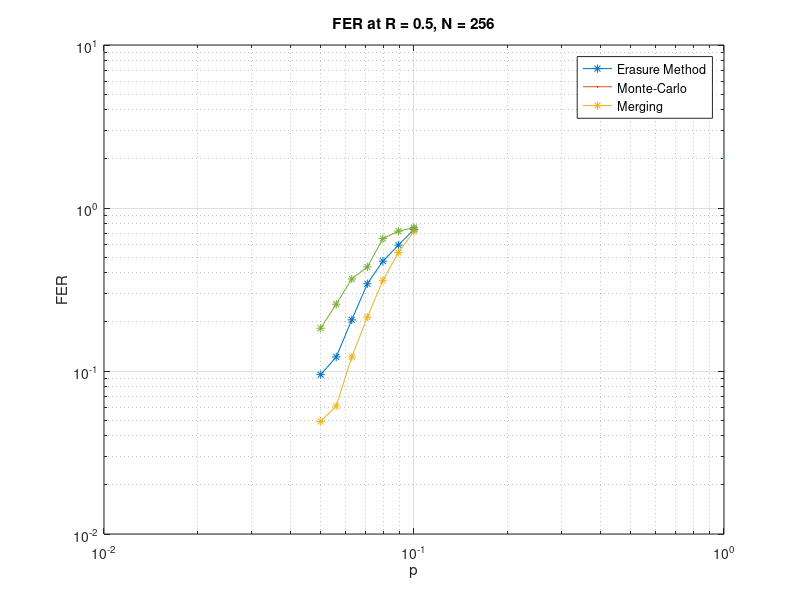

Write MATLAB code to recreate this figure.
clc
clear all;
close all;

% N = 256
p_range = logspace(log10(0.05),log10(0.1),7);

BER_em = [0.0135,0.0211,0.0354,0.0680,0.1007,0.1432,0.2049];
FER_em = [0.0950,0.1220,0.2060,0.3430,0.4720,0.5920,0.7390];

BER_mc = [0.0094,0.0119,0.0253,0.0536,0.0963,0.1401,0.2075];
FER_mc = [0.0490,0.0610,0.1220,0.2140,0.3600,0.5330,0.7210];

BER_dm = [0.03,0.0397,0.0645,0.0833,0.1611,0.1830,0.2662];
FER_dm = [0.1830,0.2570,0.3670,0.4350,0.6490,0.7210,0.7580];

figure;
loglog(p_range,FER_em,'*-',LineWidth=2);
hold on;
loglog(p_range,FER_mc,'*-',LineWidth=2);
hold on;
loglog(p_range,FER_dm,'*-',LineWidth=2);
hold off;
xlabel('p');
ylabel('FER')
title('FER at R = 0.5, N = 256');
grid on;
legend('Erasure Method', 'Monte-Carlo', 'Merging');